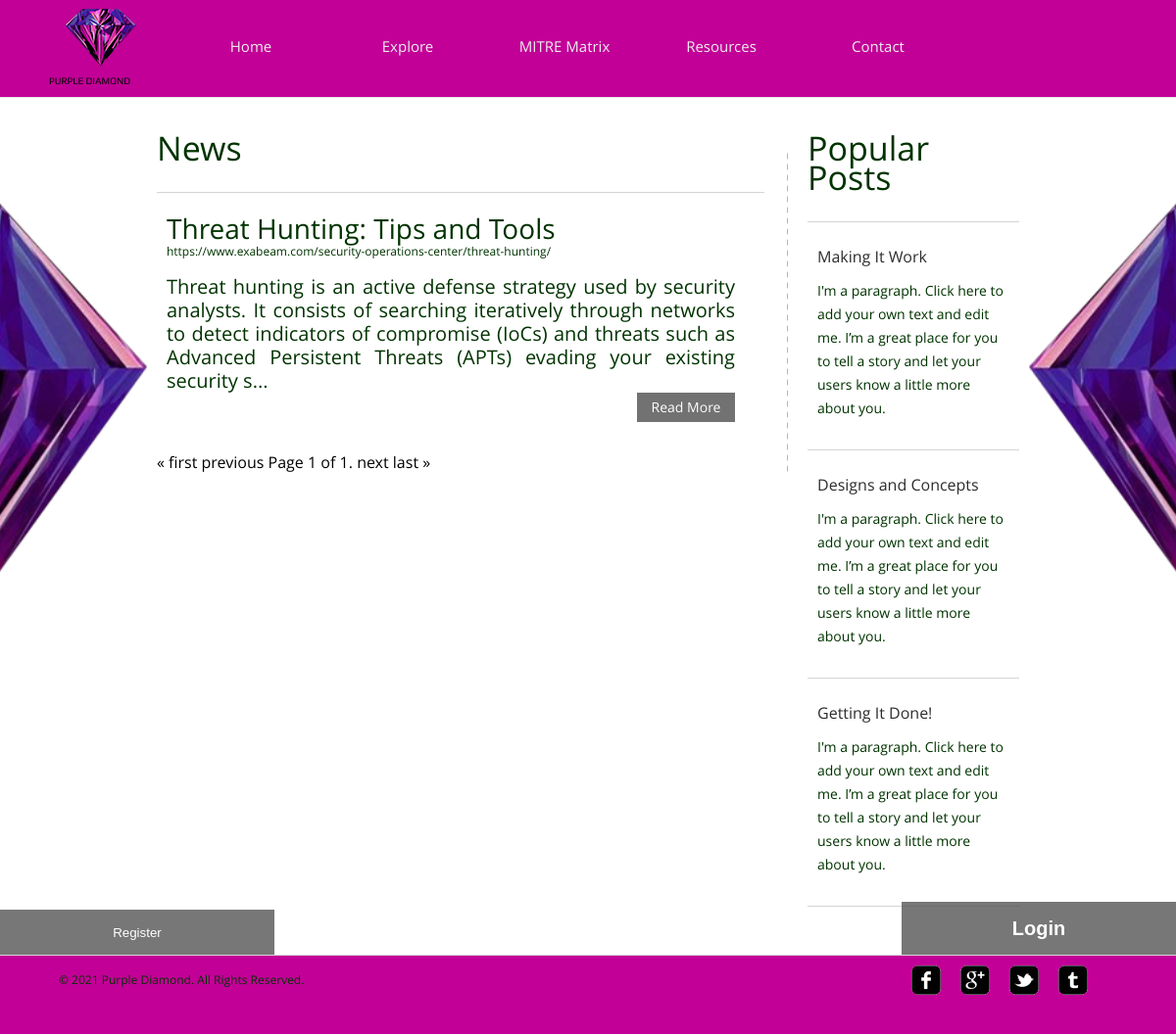
Before: /temp/news?page=2 with the older database file.
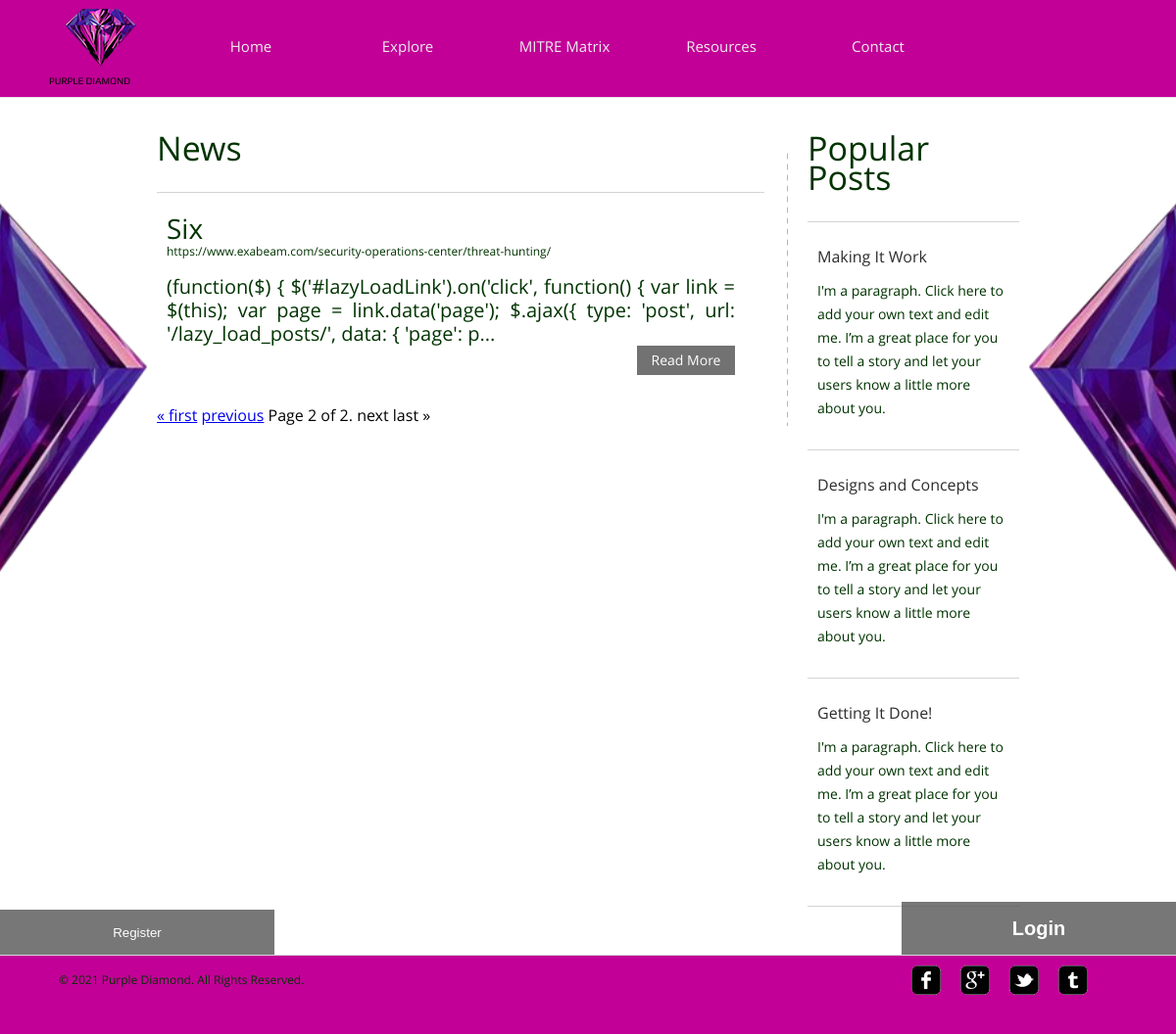
After: the same page with the newer database file.
### temp/models.py (models this page shows, shortened)
class blog(models.Model):
    topic = models.CharField(max_length=1024)
    content = models.TextField()
    reference = models.CharField(max_length=128)
    img = models.ImageField()
    month = models.IntegerField()
    year = models.IntegerField()
    totalread = models.IntegerField()

### temp/views.py (the view)
# urls.py: path("news", views.news, name="news"),
def news(request):
    flag = False
    if not request.user.is_authenticated:
        flag = True
    page = 1
    page = request.GET.get('page')
    allposts = blog.objects.all()
    results_per_page = 5
    paginator = Paginator(allposts, results_per_page)
    try:
        posts = paginator.page(page)
    except PageNotAnInteger:
        posts = paginator.page(1)
    except EmptyPage:
        posts = paginator.page(paginator.num_pages)
    return render(request, 'temp/news.html', {
        'posts': posts,
        'flag': flag,
        'page': page
    })

### temp/templates/temp/news.html (shortened to what this page needs)
{% extends "temp/layout.html" %}
{% load static %}
{% block body %}
	<div id="contents">
		<div class="main">
			<h1>News</h1>
			<ul class="news">
				{% for post in posts %}
				<li>
					<h2>{{ post.topic}}<span>{{ post.reference }}</span></h2>
					<p>
						{{ post.content | slice:":255"}}... <span><a href="{% url 'temp:post_detail' post.pk%}" class="more">Read More</a></span>
					</p>
				</li>
				{% endfor %}
			</ul>
			<div class="pagination">
				<span class="step-links">
					{% if posts.has_previous %}
						<a href="?page=1">&laquo; first</a>
						<a href="?page={{ posts.previous_page_number }}">previous</a>
					{% endif %}
					{% if posts.has_previous == False %}
						<a>&laquo; first</a>
						<a>previous</a>
					{% endif %}
					<span class="current">
						<a>Page {{ posts.number }} of {{ posts.paginator.num_pages }}.</a>
					</span>
					{% if posts.has_next == False %}
						<a>next</a>
						<a>last &raquo;</a>
					{% endif %}
				</span>
			</div>
		</div>
		<div class="sidebar">
			<h1>Popular Posts</h1>
			<ul class="posts">
				<li>
					<h4 class="title"><a href="{% url 'temp:post' %}">Making It Work</a></h4>
					<p>
						I'm a paragraph. Click here to add your own text and edit me. I’m a great place for you to tell a story and let your users know a little more about you.
					</p>
				</li>
				<li>
					<h4 class="title"><a href="{% url 'temp:post' %}">Designs and Concepts</a></h4>
					<p>
						I'm a paragraph. Click here to add your own text and edit me. I’m a great place for you to tell a story and let your users know a little more about you.
					</p>
				</li>
				<li>
					<h4 class="title"><a href="{% url 'temp:post' %}">Getting It Done!</a></h4>
					<p>
						I'm a paragraph. Click here to add your own text and edit me. I’m a great place for you to tell a story and let your users know a little more about you.
					</p>
				</li>
			</ul>
		</div>
	</div>
{% endblock %}

### temp/templates/temp/layout.html (shortened to what this page needs)
{% load static %}
<!DOCTYPE HTML>
<html>
<head>
			{% if flag %}
			<link href="{% static 'temp/style.css' %}" rel="stylesheet">
			{% endif %}
	<link rel="stylesheet" href="https://cdnjs.cloudflare.com/ajax/libs/font-awesome/4.7.0/css/font-awesome.min.css">
</head>
<body>
	<div id="header">
		<div>
			<div class="logo">
				<a href="{% url 'temp:index' %}">Purple diamond</a>
			</div>
			<ul id="navigation">
				<li>
					<a href="{% url 'temp:index' %}">Home</a>
				</li>
				<li class="dropdown">
					<a class="dropbtn">Explore</a>
				</li>
				<li>
					<a href="{% url 'temp:mitrematrix' %}">MITRE Matrix</a>
				</li>
				<li>
					<a href="{% url 'temp:news' %}">Resources</a>
				</li>
				<li>
					<a href="{% url 'temp:contact' %}">Contact</a>
				</li>
			</ul>
		</div>
	</div>
{% block body %}
{% endblock %}
			{% if flag %}
			<div>
				<button class="register-button" onclick="openregisterForm()">Register</button>
			</div>
			{% endif %}
			{% if flag %}
			<div>
				<button class="open-button" onclick="openForm()">Login</button>
			</div>
			{% endif %}
	<div id="footer">
		<div class="clearfix">
			<div id="connect">
				<a href="http://freewebsitetemplates.com/go/facebook/" target="_blank" class="facebook"></a><a href="http://freewebsitetemplates.com/go/googleplus/" target="_blank" class="googleplus"></a><a href="http://freewebsitetemplates.com/go/twitter/" target="_blank" class="twitter"></a><a href="http://www.freewebsitetemplates.com/misc/contact/" target="_blank" class="tumbler"></a>
			</div>
			<p>
				© 2021 Purple Diamond. All Rights Reserved.
			</p>
		</div>
	</div>
</body>
</html>

### temp/static/temp/style.css (style rules this page uses)
body { background: url("images/backdoubleside.png") no-repeat center center fixed; -webkit-background-size: cover; -moz-background-size: cover; -o-background-size: cover; background-size: cover; border-radius: 50%; font-family: 'OpenSans'; margin: 0; }
.clearfix:after, #contents:after { clear:both; content:""; display:block; height:1%; line-height:0; visibility:hidden; }
#header { background-color: #c20097; border-bottom: 1px solid #e6e6e6; padding: 7px 0; }
#header > div, #footer > div { width: 1100px; margin: 0 auto; padding: 0 20px; }
#header .logo { float: left; margin-right: 20px; }
#header .logo a { background: url("images/logo.png") no-repeat center top; color: #000; display: block; font: 10px/15px 'Play'; height: 20px; width: 106px; padding-top: 68px; text-decoration: none; text-transform: uppercase; }
#navigation { display: inline-block; list-style: none; line-height: 80px; margin: 0; padding: 0; }
#navigation li { float: left; width: 160px; text-align: center; }
#navigation li a { color: #eee; font-size: 15px; line-height: 30px; text-decoration: none; }
#contents { min-height: 510px; width: 880px; margin: 0 auto; padding: 54px 40px; }
h1 { color: #003300; font-size: 34px; font-weight: normal; line-height: 30px; margin: 0 0 30px; }
h2 { color: #003300; font-size: 28px; font-weight: normal; line-height: 24px; margin: 0 0 12px; }
p { color: #003300; font-size: 20px; line-height: 24px; margin: 0 0 30px; }
p a { color: #003300; }
.more { background-color: #727272; color: #fff; display: inline-block; font-size: 14px; line-height: 30px; width: 100px; text-align: center; text-decoration: none; }
.main { float: left; background: url("images/divider.png") repeat-y right top; min-height: 100px; width: 620px; padding-right: 24px; }
.main h1, .sidebar h1 { margin: 0 0 12px; position: relative; top: -18px; }
.main h2 span { display: block; font-size: 12px; }
.sidebar { float: left; min-height: 848px; width: 216px; margin-left: 20px; }
.sidebar ul, .news { list-style: none; margin: 0; padding: 0; }
.news li { border-top: 1px solid #d5d5d5; padding: 24px 30px 0 10px; position: relative; text-align: justify; text-justify: inter-word; }
.news li > p span, .post > span { display: block; text-align: right; }
.posts { border-top: 1px solid #d5d5d5; }
.posts li { border-bottom: 1px solid #d5d5d5; padding: 24px 10px 0; }
.posts li p { font-size: 14px; }
.posts li .title { font-size: 16px; font-weight: normal; margin: 0 0 12px; }
.posts li .title a { color: #2c2c2c; font-size: 16px; text-decoration: none; }
#footer { background-color: #c20097; border-top: 1px solid #d8d8d8; padding: 10px 0; bottom: 0; width: 100%; position: fixed; }
#footer p { font-size: 12px; line-height: 30px; padding-left: 10px; }
#connect { float: right; display: inline-block; margin-right: 30px; }
#connect a { background: url("images/icons.png") no-repeat; display: inline-block; height: 30px; width: 30px; margin: 0 10px; }
#connect a.googleplus { background-position: 0 -40px; }
#connect a.twitter { background-position: 0 -80px; }
#connect a.tumbler { background-position: 0 -120px; }
.open-button { background-color: #555; color: white; padding: 16px 20px; border: none; cursor: pointer; opacity: 0.8; position: fixed; bottom: 80px; right: 0px; width: 280px; font-weight: 900; font-size: 20px; }
.register-button { background-color: #555; color: white; padding: 16px 20px; border: none; cursor: pointer; opacity: 0.8; position: fixed; bottom: 80px; left: 0px; width: 280px; }

Changed rows visible on the page:
no longer on this page (row unchanged): blog: topic "Threat Hunting: Tips and Tools", reference "https://www.exabeam.com/security-operations-center/threat-hunting/", content "Threat hunting is an active defense strategy used by security analysts. It consists of searching iteratively through networks to detect indicators of compromise (IoCs) and threats such as Advanced Persistent Threats (APTs) evading your existing security s"
added blog: topic "Six", reference "https://www.exabeam.com/security-operations-center/threat-hunting/", content "(function($) { $('#lazyLoadLink').on('click', function() { var link = $(this); var page = link.data('page'); $.ajax({ type: 'post', url: '/lazy_load_posts/', data: { 'page': p"
Other visible differences:
{{ posts.number }}: "1" → "2"
{{ posts.paginator.num_pages }}: "1" → "2"
